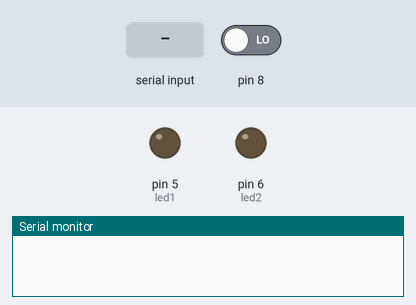
Bench run of a sketch on a simulated Arduino Uno, built with avr-gcc and run on an emulated ATmega328P. Shown: output pins drawn as LEDs (lit = HIGH), the last lines printed to the serial monitor. Inputs (shaded band) come from the test bench; at power-on: pin 8 LOW.

Above: at 1.2 s.
1.3 s: "90,45\n" received over Serial
At 3.3 s:
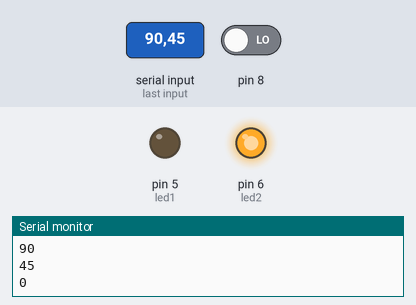
3.8 s: "30,150\n" received over Serial
At 4.6 s:
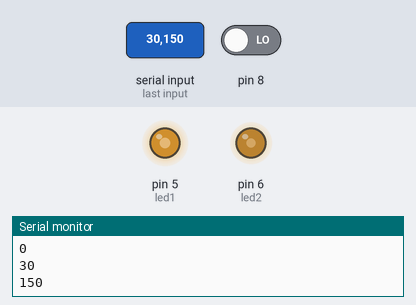
6.3 s: "200\n" received over Serial
At 7.1 s:
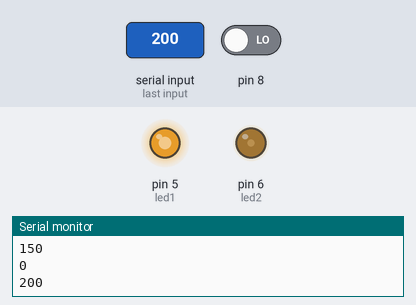
Timing chart, 0 to 9.3 s (numbered marks = the images above; inputs shaded):
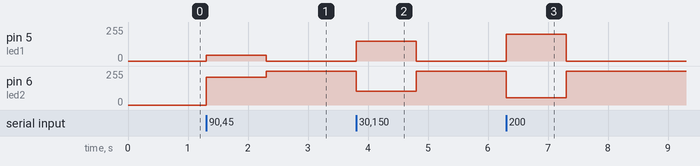

Measured:
- after the input at 1.3 s, pin 5 (led1): 0/255 → 45/255 at once, → 0/255 1.0 s later; pin 6 (led2): 0/255 → 210/255 at once, → 255/255 1.0 s later
- after the input at 3.8 s, pin 5 (led1): 0/255 → 150/255 at once, → 0/255 1.0 s later; pin 6 (led2): 255/255 → 105/255 at once, → 255/255 1.0 s later
- after the input at 6.3 s, pin 5 (led1): 0/255 → 200/255 at once, → 0/255 1.0 s later; pin 6 (led2): 255/255 → 55/255 at once, → 255/255 1.0 s later

The sketch:

golden_bell_C30-1.ino
```cpp
int led1=5;
int led2=6;

void setup() {
  pinMode(led1,OUTPUT);
  pinMode(led2,OUTPUT);
  pinMode(8,INPUT);
  Serial.begin(9600);

}

void loop() {

  int value;
  if(Serial.available()>0){
  value=Serial.parseInt();
  Serial.println(value);
  analogWrite(5,value);
  analogWrite(6,255-value);

  while(digitalRead(8)==1)
  {
    while(1){
    if(Serial.available()>0){
    value=Serial.parseInt();
    Serial.println(value);

    digitalRead(8);
    analogWrite(5,255-value);
    analogWrite(6,value);
  }
}
}
  }
}
```
